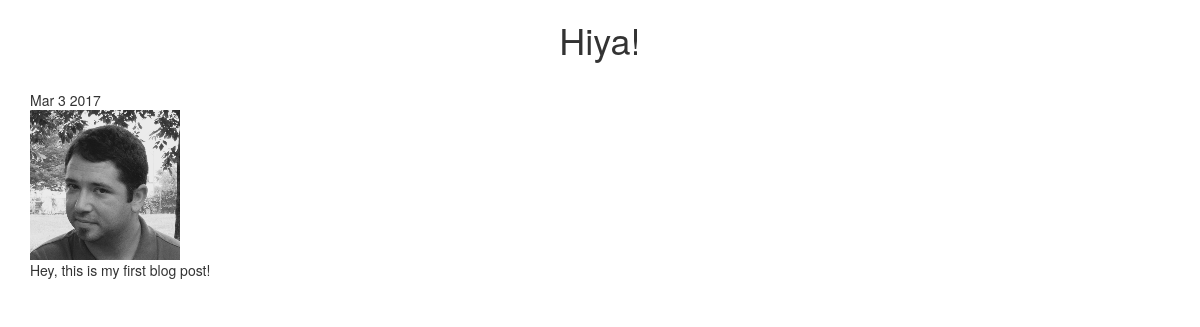
The app's page /posts/1/ with its own data.
### posts/models.py (models this page shows, shortened)
class Post(models.Model):
    title = models.CharField(max_length=250)
    pub_date = models.DateTimeField()
    image = models.ImageField(upload_to='media/')
    body = models.TextField()
    def pub_date_pretty(self):
        return self.pub_date.strftime('%b %e %Y')

### posts/views.py (the view)
# urls.py: url(r'^posts/(?P<post_id>[0-9]+)/$', views.post_details, name="post_detail"),
def post_details(request, post_id):
    post = get_object_or_404(Post, pk=post_id)
    return render(request, 'posts/post_detail.html', {'post':post})

### posts/templates/posts/post_detail.html (shortened to what this page needs)
<!DOCTYPE html>
<html lang="en">
  <head>
    <link rel="stylesheet" href="https://maxcdn.bootstrapcdn.com/bootstrap/3.3.7/css/bootstrap.min.css">
  </head>
  <body>
    <div class="container">
      <h1 class="text-center">{{ post.title }}</h1>
      <br>
      {{post.pub_date_pretty}}
      <br>
      <img src="{{ post.image.url }}" alt="">
      <br>
      {{post.body}}
      <br>
      <br>
    </div>
  </body>
</html>

### records on screen
Post: title "Hiya!", pub_date_pretty "Mar 3 2017", image (picture), body "Hey, this is my first blog post!"
